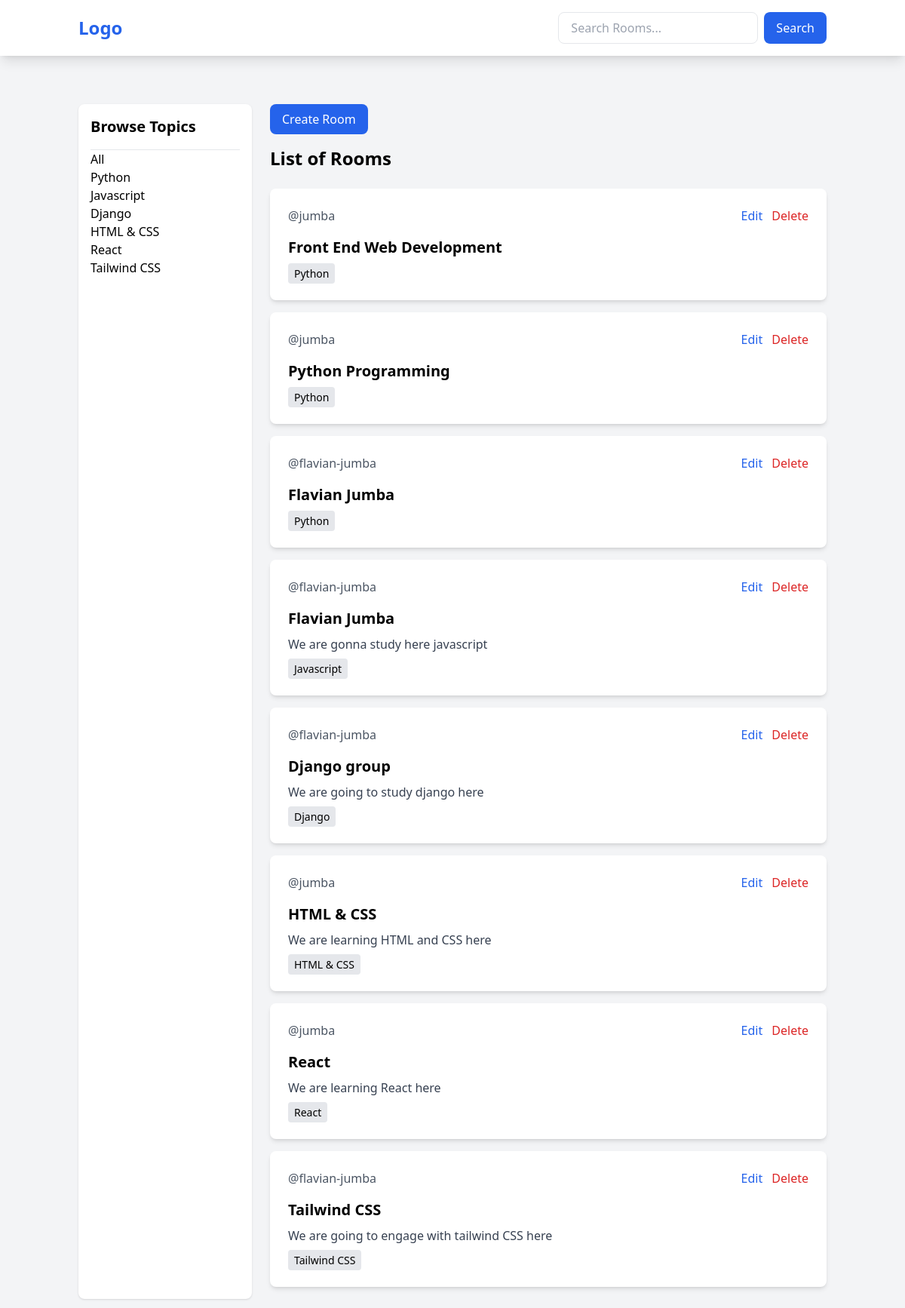
The page / on the database its author committed.
### baseapp/models.py (models this page shows, shortened)
class Topic(models.Model):
     name = models.CharField(max_length=200)

class Room(models.Model):
     host =models.ForeignKey(User, on_delete=models.SET_NULL,null=True)
     topic = models.ForeignKey(Topic, on_delete=models.SET_NULL,null=True)
     name = models.CharField(max_length=200)
     description = models.TextField(null=True,blank=True)
     updated = models.DateTimeField(auto_now = True)
     created = models.DateTimeField(auto_now_add=True)

### baseapp/views.py (the view)
# urls.py: path('', views.home, name='home'),
def home(request):
    q = request.GET.get('q') if request.GET.get('q') != None else ''
    roomsdata = Room.objects.filter(topic__name__icontains=q)
    topics = Topic.objects.all()
    context = {'rooms': roomsdata, 'topics': topics}
    return render(request, 'baseapp/home.html', context)

### baseapp/templates/baseapp/home.html
{% extends 'main.html' %}
{% block content %}
<div class="container mx-auto px-4 py-8">
    <div class="grid grid-cols-1 md:grid-cols-4 gap-6">
        <div class="bg-white p-4 rounded-lg shadow">
            <h3 class="text-xl font-semibold mb-4">Browse Topics</h3>
            <hr>
            <a href="{% url 'home' %}">All</a> <br>
            {% for topic in topics %}
                <a href="{% url 'home' %}?q={{ topic.name }}">{{ topic.name }}</a> <br>
            {% endfor %}
        </div>
        <div class="md:col-span-3">
            <a href="{% url 'create-room' %}" class="inline-block mb-4 px-4 py-2 bg-blue-600 text-white rounded-lg hover:bg-blue-700">Create Room</a>
            <h1 class="text-2xl font-bold mb-6">List of Rooms</h1>
            {% for room in rooms %}
                <div class="bg-white p-6 rounded-lg shadow-md mb-4">
                    <div class="flex justify-between items-center mb-4">
                        <span class="text-gray-600">@{{room.host.username}}</span>
                        <div>
                            <a href="{% url 'update-room' room.id %}" class="text-blue-600 hover:text-blue-800 mr-2">Edit</a>
                            <a href="{% url 'delete-room' room.id %}" class="text-red-600 hover:text-red-800">Delete</a>
                        </div>
                    </div>
                    <h3 class="text-xl font-semibold mb-2">
                        <a href="{% url 'room' room.id %}" class="hover:text-blue-600">{{ room.name }}</a>
                    </h3>
                    <p class="text-gray-700 mb-2">{{ room.description }}</p>
                    <small class="bg-gray-200 px-2 py-1 rounded text-sm">{{room.topic.name}}</small>
                </div>
            {% endfor %}
        </div>
    </div>
</div>
{% endblock %}

### rows shown on the page
Topic: name "Python"
Topic: name "Javascript"
Topic: name "Django"
Topic: name "HTML & CSS"
Topic: name "React"
Topic: name "Tailwind CSS"
Room: host.username "jumba", name "Front End Web Development", topic.name "Python"
Room: host.username "jumba", name "Python Programming", topic.name "Python"
Room: host.username "flavian-jumba", name "Flavian Jumba", topic.name "Python"
Room: host.username "flavian-jumba", name "Flavian Jumba", description "We are gonna study here javascript", topic.name "Javascript"
Room: host.username "flavian-jumba", name "Django group", description "We are going to study django here", topic.name "Django"
Room: host.username "jumba", name "HTML & CSS", description "We are learning HTML and CSS here", topic.name "HTML & CSS"
Room: host.username "jumba", name "React", description "We are learning React here", topic.name "React"
Room: host.username "flavian-jumba", name "Tailwind CSS", description "We are going to engage with tailwind CSS here", topic.name "Tailwind CSS"
